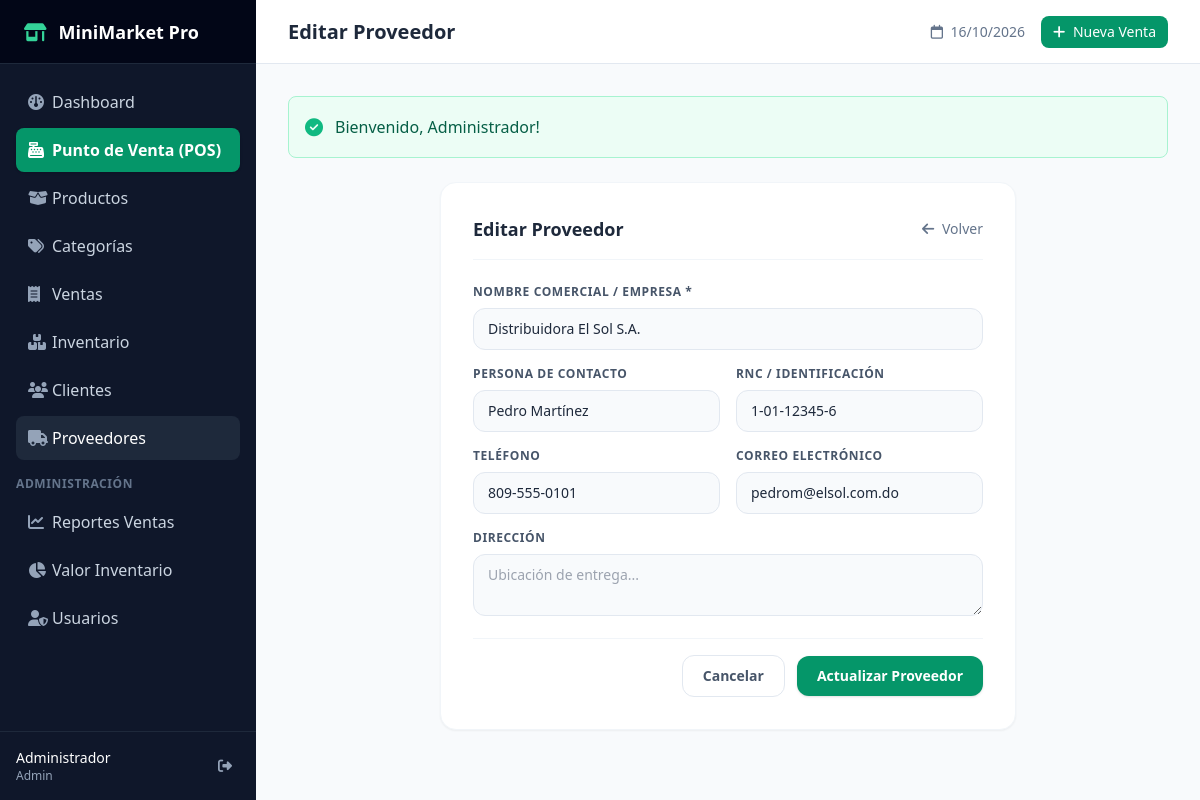
The page /suppliers/1/edit (signed in) on the database its author committed.
### tables this page shows
CREATE TABLE `suppliers` (
  `id`           INT UNSIGNED NOT NULL AUTO_INCREMENT,
  `name`         VARCHAR(150) NOT NULL,
  `contact_name` VARCHAR(100),
  `phone`        VARCHAR(20),
  `email`        VARCHAR(150),
  `address`      TEXT,
  `rnc`          VARCHAR(20) COMMENT 'RNC o NIT del proveedor',
  `is_active`    TINYINT(1) NOT NULL DEFAULT 1,
  `created_at`   TIMESTAMP NOT NULL DEFAULT CURRENT_TIMESTAMP,
  `updated_at`   TIMESTAMP NOT NULL DEFAULT CURRENT_TIMESTAMP ON UPDATE CURRENT_TIMESTAMP,
  PRIMARY KEY (`id`),
  INDEX `idx_name` (`name`)
);

### app/Views/suppliers/edit.php (called while the page is built)
<?php
require APP_PATH . '/Views/suppliers/create.php';

### app/Core/Controller.php (called while the page is built, shortened)
<?php
abstract class Controller
{
    protected function render(string $view, array $data = []): void
    {
        extract($data);
        $viewPath = APP_PATH . '/Views/' . str_replace('.', '/', $view) . '.php';
        require $viewPath;
    }
}

### app/Controllers/SupplierController.php (called while the page is built, shortened)
<?php
class SupplierController extends Controller
{
    private Database $db;
    public function __construct() { $this->db = Database::getInstance(); }
    public function edit(array $params = []): void
    {
        $id = (int)($params['id'] ?? 0);
        $supplier = $this->db->queryOne('SELECT * FROM suppliers WHERE id=?', [$id]);
        $this->render('suppliers.edit', ['title' => 'Editar Proveedor', 'supplier' => $supplier]);
    }
}

### public/index.php (called while the page is built, shortened)
<?php
spl_autoload_register(function ($class) {
    $prefix = 'App\\';
    $base_dir = APP_PATH . '/';
    $len = strlen($prefix);
    $relative_class = substr($class, $len);
    $file = $base_dir . str_replace('\\', '/', $relative_class) . '.php';
});
$router = new Router();
$router->get('/', 'DashboardController', 'index');
$router->get('/login', 'AuthController', 'showLogin');
$router->post('/login', 'AuthController', 'login');
$router->get('/logout', 'AuthController', 'logout');
$router->get('/dashboard', 'DashboardController', 'index');
$router->get('/products', 'ProductController', 'index');
$router->get('/products/create', 'ProductController', 'create');
$router->post('/products', 'ProductController', 'store');
$router->get('/products/{id}', 'ProductController', 'show');
$router->get('/products/{id}/edit', 'ProductController', 'edit');
$router->post('/products/{id}/update', 'ProductController', 'update');
$router->post('/products/{id}/delete', 'ProductController', 'delete');
$router->get('/products/search', 'ProductController', 'search');
$router->get('/pos', 'SaleController', 'pos');
$router->post('/pos/store', 'SaleController', 'store');
$router->get('/sales', 'SaleController', 'index');
$router->get('/sales/{id}', 'SaleController', 'show');
$router->post('/sales/{id}/cancel', 'SaleController', 'cancel');
$router->get('/inventory', 'InventoryController', 'index');
$router->get('/inventory/adjust', 'InventoryController', 'adjust');
$router->post('/inventory/adjust', 'InventoryController', 'storeAdjust');
$router->get('/categories', 'CategoryController', 'index');
$router->post('/categories', 'CategoryController', 'store');
$router->post('/categories/{id}/delete', 'CategoryController', 'delete');
$router->get('/suppliers', 'SupplierController', 'index');
$router->get('/suppliers/create', 'SupplierController', 'create');
$router->post('/suppliers', 'SupplierController', 'store');
$router->get('/suppliers/{id}/edit', 'SupplierController', 'edit');
$router->post('/suppliers/{id}/update', 'SupplierController', 'update');
$router->post('/suppliers/{id}/delete', 'SupplierController', 'delete');
$router->get('/customers', 'CustomerController', 'index');
$router->post('/customers', 'CustomerController', 'store');
$router->post('/customers/{id}/update', 'CustomerController', 'update');
$router->post('/customers/{id}/delete', 'CustomerController', 'delete');
$router->get('/users', 'UserController', 'index');
$router->get('/users/create', 'UserController', 'create');
$router->post('/users', 'UserController', 'store');
$router->post('/users/{id}/toggle', 'UserController', 'toggleActive');
$router->post('/users/{id}/reset-password', 'UserController', 'resetPassword');
$router->get('/reports/sales', 'ReportController', 'sales');
$router->get('/reports/inventory', 'ReportController', 'inventory');
$method = $_SERVER['REQUEST_METHOD'] ?? 'GET';
$uri = $_SERVER['REQUEST_URI'] ?? '/';
$router->dispatch($method, $uri);

### app/Core/Database.php (called while the page is built, shortened)
<?php
final class Database
{
    private PDO $pdo;
    private function __construct()
    {
        $host    = $_ENV['DB_HOST']     ?? 'localhost';
        $port    = $_ENV['DB_PORT']     ?? '3306';
        $dbname  = $_ENV['DB_NAME']     ?? 'minimarket_db';
        $user    = $_ENV['DB_USER']     ?? 'root';
        $pass    = $_ENV['DB_PASSWORD'] ?? '';
        $charset = 'utf8mb4';
        $dsn = "mysql:host={$host};port={$port};dbname={$dbname};charset={$charset}";
        $options = [
            PDO::ATTR_ERRMODE            => PDO::ERRMODE_EXCEPTION,
            PDO::ATTR_DEFAULT_FETCH_MODE => PDO::FETCH_ASSOC,
            PDO::ATTR_EMULATE_PREPARES   => false,
            PDO::MYSQL_ATTR_INIT_COMMAND => "SET NAMES utf8mb4 COLLATE utf8mb4_unicode_ci",
        ];
        try {
            $this->pdo = new PDO($dsn, $user, $pass, $options);
        } catch (PDOException $e) {
            error_log('DB Connection failed: ' . $e->getMessage());
            throw new RuntimeException('No se pudo conectar a la base de datos.', 0, $e);
        }
    }
    public function queryOne(string $sql, array $params = []): ?array
    {
        $stmt = $this->pdo->prepare($sql);
        $stmt->execute($params);
        $row = $stmt->fetch();
        return $row !== false ? $row : null;
    }
}

### app/Views/suppliers/create.php (the view, shortened to what this page needs)
<div class="max-w-xl mx-auto bg-white rounded-2xl border border-slate-100 shadow-sm p-8">
    <div class="flex items-center justify-between mb-6 pb-4 border-b border-slate-100">
        <h2 class="text-lg font-bold text-slate-800"><?= isset($supplier) ? 'Editar Proveedor' : 'Nuevo Proveedor' ?></h2>
        <a href="/suppliers" class="text-sm text-slate-500 hover:text-slate-800">
            <i class="fa-solid fa-arrow-left mr-1"></i> Volver
        </a>
    </div>
    <form action="<?= isset($supplier) ? '/suppliers/' . $supplier['id'] . '/update' : '/suppliers' ?>" method="POST" class="space-y-4">
        <div>
            <label class="block text-xs font-semibold text-slate-600 uppercase tracking-wider mb-2">Nombre Comercial / Empresa *</label>
            <input type="text" name="name" required value="<?= htmlspecialchars($supplier['name'] ?? '') ?>"
                   placeholder="ej. Distribuidora El Sol"
                   class="w-full px-3.5 py-2.5 bg-slate-50 border border-slate-200 rounded-xl text-sm focus:outline-none focus:ring-2 focus:ring-emerald-500">
        </div>
        <div class="grid grid-cols-1 md:grid-cols-2 gap-4">
            <div>
                <label class="block text-xs font-semibold text-slate-600 uppercase tracking-wider mb-2">Persona de Contacto</label>
                <input type="text" name="contact_name" value="<?= htmlspecialchars($supplier['contact_name'] ?? '') ?>"
                       placeholder="ej. Juan Pérez"
                       class="w-full px-3.5 py-2.5 bg-slate-50 border border-slate-200 rounded-xl text-sm focus:outline-none focus:ring-2 focus:ring-emerald-500">
            </div>
            <div>
                <label class="block text-xs font-semibold text-slate-600 uppercase tracking-wider mb-2">RNC / Identificación</label>
                <input type="text" name="rnc" value="<?= htmlspecialchars($supplier['rnc'] ?? '') ?>"
                       placeholder="ej. 1-01-12345-6"
                       class="w-full px-3.5 py-2.5 bg-slate-50 border border-slate-200 rounded-xl text-sm focus:outline-none focus:ring-2 focus:ring-emerald-500">
            </div>
        </div>
        <div class="grid grid-cols-1 md:grid-cols-2 gap-4">
            <div>
                <label class="block text-xs font-semibold text-slate-600 uppercase tracking-wider mb-2">Teléfono</label>
                <input type="text" name="phone" value="<?= htmlspecialchars($supplier['phone'] ?? '') ?>"
                       placeholder="809-555-0101"
                       class="w-full px-3.5 py-2.5 bg-slate-50 border border-slate-200 rounded-xl text-sm focus:outline-none focus:ring-2 focus:ring-emerald-500">
            </div>
            <div>
                <label class="block text-xs font-semibold text-slate-600 uppercase tracking-wider mb-2">Correo Electrónico</label>
                <input type="email" name="email" value="<?= htmlspecialchars($supplier['email'] ?? '') ?>"
                       placeholder="contacto@proveedor.com"
                       class="w-full px-3.5 py-2.5 bg-slate-50 border border-slate-200 rounded-xl text-sm focus:outline-none focus:ring-2 focus:ring-emerald-500">
            </div>
        </div>
        <div>
            <label class="block text-xs font-semibold text-slate-600 uppercase tracking-wider mb-2">Dirección</label>
            <textarea name="address" rows="2" placeholder="Ubicación de entrega..."
                      class="w-full px-3.5 py-2.5 bg-slate-50 border border-slate-200 rounded-xl text-sm focus:outline-none focus:ring-2 focus:ring-emerald-500"><?= htmlspecialchars($supplier['address'] ?? '') ?></textarea>
        </div>
        <div class="flex items-center justify-end space-x-3 pt-4 border-t border-slate-100">
            <a href="/suppliers" class="px-5 py-2.5 border border-slate-200 rounded-xl text-sm font-semibold text-slate-600 hover:bg-slate-50 transition">
                Cancelar
            </a>
            <button type="submit" class="px-5 py-2.5 bg-emerald-600 hover:bg-emerald-500 text-white rounded-xl text-sm font-semibold shadow transition">
                <?= isset($supplier) ? 'Actualizar' : 'Guardar' ?> Proveedor
            </button>
        </div>
    </form>
</div>

### app/Core/Router.php (shortened to what this page needs)
<?php
final class Router
{
    private array $routes = [];
    public function get(string $path, string $controller, string $action): void
    {
        $this->routes['GET'][$path] = [$controller, $action];
    }
    public function post(string $path, string $controller, string $action): void
    {
        $this->routes['POST'][$path] = [$controller, $action];
    }
    public function dispatch(string $method, string $uri): void
    {
        $path = parse_url($uri, PHP_URL_PATH);
        $path = rtrim($path, '/') ?: '/';
        foreach ($this->routes[$method] ?? [] as $route => $handler) {
            $pattern = preg_replace('/\{(\w+)\}/', '(?P<$1>[^/]+)', $route);
            $pattern = '#^' . $pattern . '$#';
            if (preg_match($pattern, $path, $matches)) {
                $params = array_filter($matches, 'is_string', ARRAY_FILTER_USE_KEY);
                [$controllerClass, $action] = $handler;
                $this->callController($controllerClass, $action, $params);
                return;
            }
        }
    }
    private function callController(string $controllerClass, string $action, array $params): void
    {
        $controller = new $fullClass();
        $controller->$action($params);
    }
}

### rows shown on the page
suppliers: name "Distribuidora El Sol S.A.", contact_name "Pedro Martínez", rnc "1-01-12345-6", phone "809-555-0101", email "pedrom@elsol.com.do"
